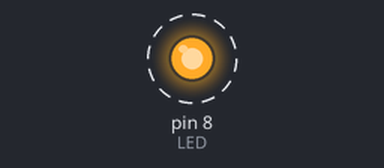
Simulated run of this sketch. Board: Arduino Uno, built with avr-gcc and run on an emulated ATmega328P. Shown: output pins drawn as LEDs (lit = HIGH). Dashed ring = blinking. What the sketch prints to the serial monitor is not drawn.

Above: at 0.5 s.
Timing chart, 0 to 4.6 s (numbered marks = the images above):
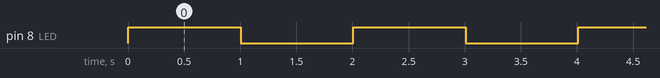

Measured:
- by itself, pin 8 (LED): alternates HIGH for 1.0 s and LOW for 1.0 s

The sketch:

i2c-secondary.ino
```cpp
#include <TM1637Display.h> //Includes the LED display library
#include <Wire.h> //Includes the I2C library
#define SECOND_ADDR 9 //Defines secondary board Address as 9


const int CLKV = 0;          // clock for voltage (V) readout LED display
const int DIOV = 1;          // DIO for voltage (V) readout LED display
const float Vratio = 5.128;   //ratio of voltage reduction based on experiment
const float VCC = 5.04;       // value of VCC of the board based on measurements
int Voltbits;                // Variable to hold bits received from I2C
int LED = 8;                 //Set LED pin to 8
int BR;                      //Declare Blink Rate variable

//SET UP LED DISPLAYS
    TM1637Display display = TM1637Display(CLKV,DIOV);

void setup() {

  //Start serial monitor
  Serial.begin(9600);

  //Initialize I2C communications as secondary
  Wire.begin(SECOND_ADDR);

  //Initialize name of function that will receive from master
  Wire.onReceive(receiveEvent);

 pinMode(LED, OUTPUT);


}

void receiveEvent(){//Defining the function that receives the date from the master

  Voltbits = Wire.read();
  //GET AND PRINT VOLTAGE
  //calculate voltage and convert from bit reading to voltage value in volts


}

void loop() {


  float Voltage = VCC*Voltbits*Vratio/255;
  Serial.println(Voltage);


  int BR = map(Voltbits, 1, 255, 1000, 10);

   digitalWrite(LED,HIGH);
   delay(BR);
   digitalWrite(LED,LOW);
   delay(BR);


}
```
